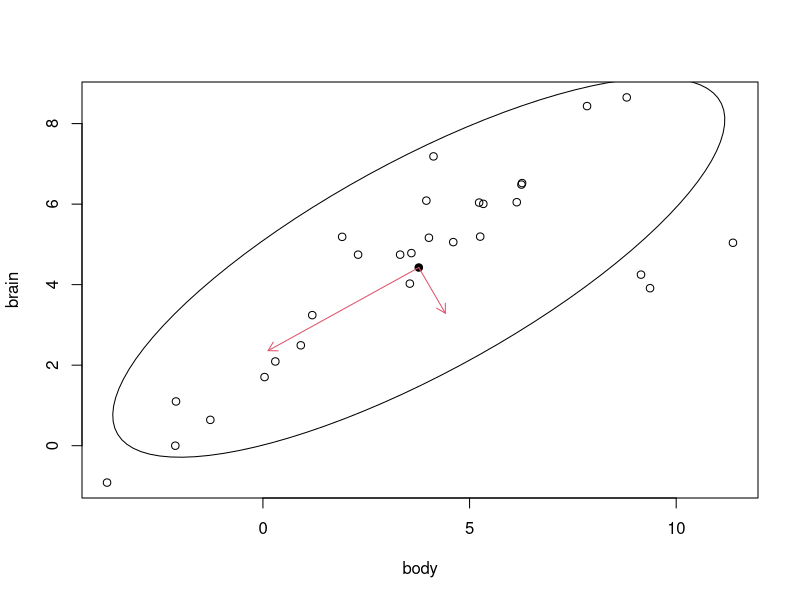

Generate this figure with R:
## ---- chunk 1
knitr::opts_chunk$set(echo = T, eval= T, message=F, warning=F, error=F, comment=NA, cache=F, R.options=list(width=220))
## ---- chunk 2
S <- matrix(c(2.2, 0.4, 0.4, 2.8),nrow=2,ncol=2)
S
## ---- chunk 3
( S <- matrix(c(2.2, 0.4, 0.4, 2.8),nrow=2,ncol=2) )

# varianza totale
( vartot = sum( diag(S) ) )

# varianza generalizzata
( vargen = det( S ) )

# indice relativo di variabilità
 ( ir = vargen / prod( diag(S) ) )

R = diag(diag(S)^(-1/2)) %*% S %*% diag(diag(S)^(-1/2))
det( R )
## ---- chunk 4
eigen <- eigen(S)

# autovalori
( lambda1 <- eigen$values[1] )
( lambda2 <- eigen$values[2] )

# autovettori (normalizzati)
( v1 <- eigen$vectors[,1, drop=F] )
( v2 <- eigen$vectors[,2, drop=F] )

# verifico che gli autovettori sono di lunghezza unitaria
t(v1) %*% v1
t(v2) %*% v2

# verifico che gli autovettori sono ortogonali
t(v1) %*% v2
t(v2) %*% v1
## ---- chunk 5
rm(list=ls())
library(MASS)
data(Animals)
X = log(Animals)
n = nrow(X)
( S = var(X) * (n-1)/n )
# varianza totale
( vartot = sum( diag(S) ) )
# varianza generalizzata
( vargen = det( S ) )
# indice relativo di variabilità
 ( ir = vargen / prod( diag(S) ) )
## ---- chunk 6
eigen <- eigen(S)

# autovalori
( lambda1 <- eigen$values[1] )
( lambda2 <- eigen$values[2] )

# autovettori (normalizzati)
( v1 <- eigen$vectors[,1, drop=F] )
( v2 <- eigen$vectors[,2, drop=F] )
## ---- chunk 7
# diagramma dispersione
plot(X)
# baricentro
( bc = colMeans(X) )
points(bc[1],bc[2], pch=19)

# elisse
library(ellipse)
lines(ellipse(x=S,centre = bc, t = 2))
arrows(x0 = bc[1], y0 = bc[2], x1 = sqrt(lambda1)*v1[1] + bc[1], y1=sqrt(lambda1)*v1[2] + bc[2], length = 0.1, col=2)
arrows(x0 = bc[1], y0 = bc[2], x1 = sqrt(lambda2)*v2[1] + bc[1], y1=sqrt(lambda2)*v2[2] + bc[2], length = 0.1, col=2)
